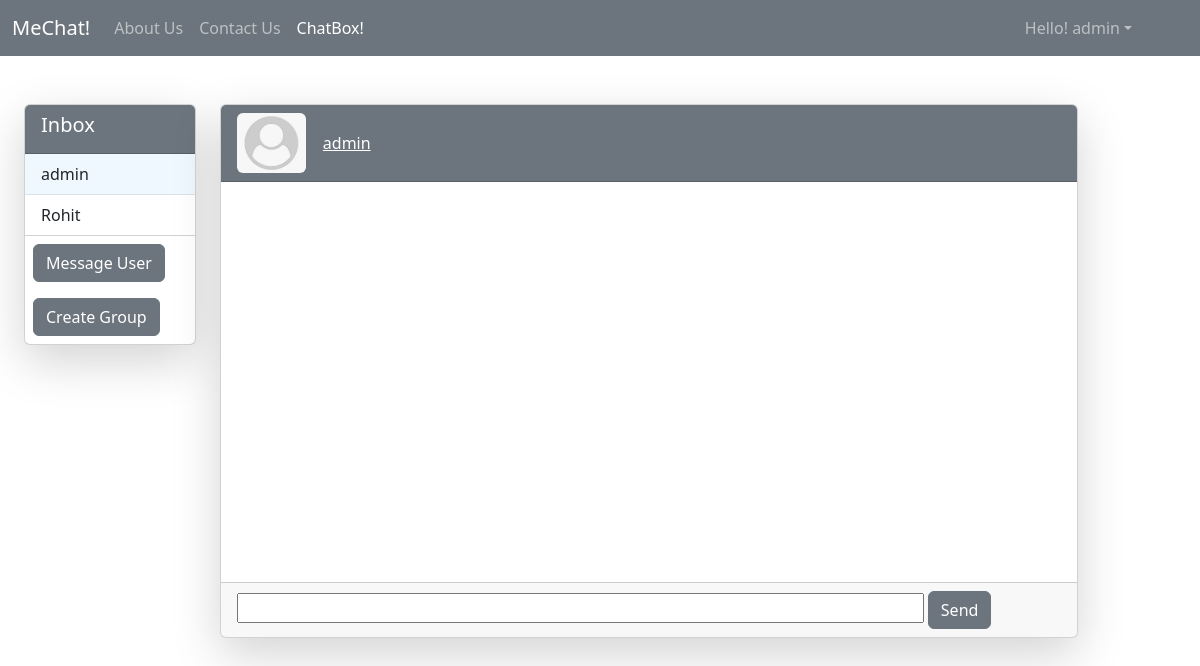
Page /chat/ (signed in) on the committed database.
### chat/models.py (models this page shows, shortened)
class ChatRoom(models.Model):
    name = models.CharField(max_length=20, blank=False, null=False)
    description = models.TextField(blank=True, null=True)
    is_group = models.BooleanField(default=False)
    members = models.ManyToManyField(User, related_name='chatrooms')
    created_at = models.DateTimeField(auto_now_add=True)
    image = models.ImageField(upload_to='chat/',default='defaultuser.jpeg')

### chat/views.py (the view)
# urls.py: path("", views.index, name="chatbox"),
def index(request):
    chatrooms = request.user.chatrooms.all()
    if chatrooms.exists():
        chatroom = chatrooms.first()
        room_name = chatroom.name
    else:
        chatroom =None
        messages=None
        room_name = None
    context = {
        'rooms':chatrooms,
        'room_name':room_name,
        'chatroom':chatroom,
    }
    return render(request, "chat/chatbox.html",context)

### chat/templates/chat/chatbox.html (shortened to what this page needs)
{% extends "base.html" %}
{% block Chatbox_active %}active{% endblock Chatbox_active %}
{% block content %}
<div class="container-fluid mt-5">
    <div class="row">
            <div class="col-md-2">
                <div class="card shadow-lg">
                    <div class="card-header bg-secondary text-white">
                        <h5>Inbox</h5>
                    </div>
                    <ul class="list-group list-group-flush">
                        {% for room in rooms %}
                        <li class="list-group-item " {% if room.name == room_name %} style='background-color:aliceblue;' {%endif %}>
                            <a href="{% url "chatroom" room.name %}" class="text-decoration-none text-dark">{{room.name}}</a>
                        </li>
                        {%endfor%}
                    </ul>
                    <div class="m-2">
                        <button class="btn btn-secondary" data-bs-toggle="modal" data-bs-target="#MessageUserModal">
                            Message User
                        </button>
                    </div>
                    <div class="m-2">
                        <button class="btn btn-secondary" data-bs-toggle="modal" data-bs-target="#GroupModal">Create
                            Group</button>
                    </div>
                </div>
            </div>
            <div class="col-md-9">
                {% if room_name is not None %}
                <div class="card  shadow-lg">
                    {% if chatroom.is_group %}
                    <div class="card-header bg-secondary">
                        <img src="{{chatroom.image.url}}" class="col-md-1 rounded account-img" alt="">
                        <button class="btn btn-secondary">{{room_name}}</button>
                    </div>
                    {% else %}
                    <div class="card-header bg-secondary text-white">
                        <img src="{{chatroom.image.url}}" class="col-md-1 rounded account-img" alt="">
                        <button class="btn btn-secondary"><a class='text-white' href='{% url "userprofile" room_name %}'>{{room_name}}</a></button>
                    </div>
                    {% endif %}
                    <div class="card-body" style="height:400px; overflow-y: auto;" id="chat-log">
                    </div>
                    <div class="card-footer">
                        <input class='col-md-10' id="chat-message-input" type="text">
                        <input class="btn btn-secondary" id="chat-message-submit" type="button" value="Send">
                                {% else %}
                                <div class="col-md-9">
                                    <h5>Message a User for the message area to apear</h5>
                                </div>
                                {% endif %}
                    </div>
                </div>
            </div>
    </div>
</div>
{% endblock content %}

### templates/base.html (shortened to what this page needs)
<!DOCTYPE html>
<html lang="en">
  <head>
    <link href="https://cdn.jsdelivr.net/npm/bootstrap@5.3.3/dist/css/bootstrap.min.css" rel="stylesheet" />
  </head>
  <body class="">
    <nav class="navbar navbar-expand-lg navbar-dark bg-secondary">
      <div class="container-fluid">
        <a class="navbar-brand" href="{% url "home" %}">MeChat!</a>
        <div class="collapse navbar-collapse" id="navbarSupportedContent">
          <ul class="navbar-nav me-auto mb-2 mb-lg-0">
            <li class="nav-item">
              <a class="nav-link {% block About_active %}{% endblock About_active %}" href="{% url "about" %}">About Us</a>
            </li>
            <li class="nav-item">
              <a class="nav-link {% block Contact_active %}{% endblock Contact_active %}" href="{% url "contact" %}">Contact Us</a>
            </li>
            {% if user.is_authenticated %}
            <li class="nav-item">
              <a class="nav-link {% block Chatbox_active %}{% endblock Chatbox_active %}" href="{% url "chatbox" %}">ChatBox!</a>
            </li>
            {% endif %}
          </ul>
          {% if user.is_authenticated %}
            <ul class="navbar-nav mx-5">
              <li class="nav-item dropdown">
                <a class="nav-link dropdown-toggle" role="button" data-bs-toggle="dropdown" aria-expanded="false">Hello! {{ user.username }}</a>
              </li>
            </ul>
          {% else %}
            <button type="button" class="btn btn-outline-light m-1" onclick=" window.location.href = '{% url "SignUp" %}' ">SignUp!</button>
            <button type="button" class="btn btn-outline-light m-1" onclick=" window.location.href = '{% url "Log-in" %}' ">Log-in!</button>
          {% endif %}
        </div>
      </div>
    </nav>
    <div class="container-fluid">
    {% block content %}
    {% endblock %}
    </div>
  </body>
</html>

### rows in the picture
ChatRoom: name "admin", image (placeholder picture)
ChatRoom: name "Rohit"

### other values in the picture
{{ user.username }} "admin"
